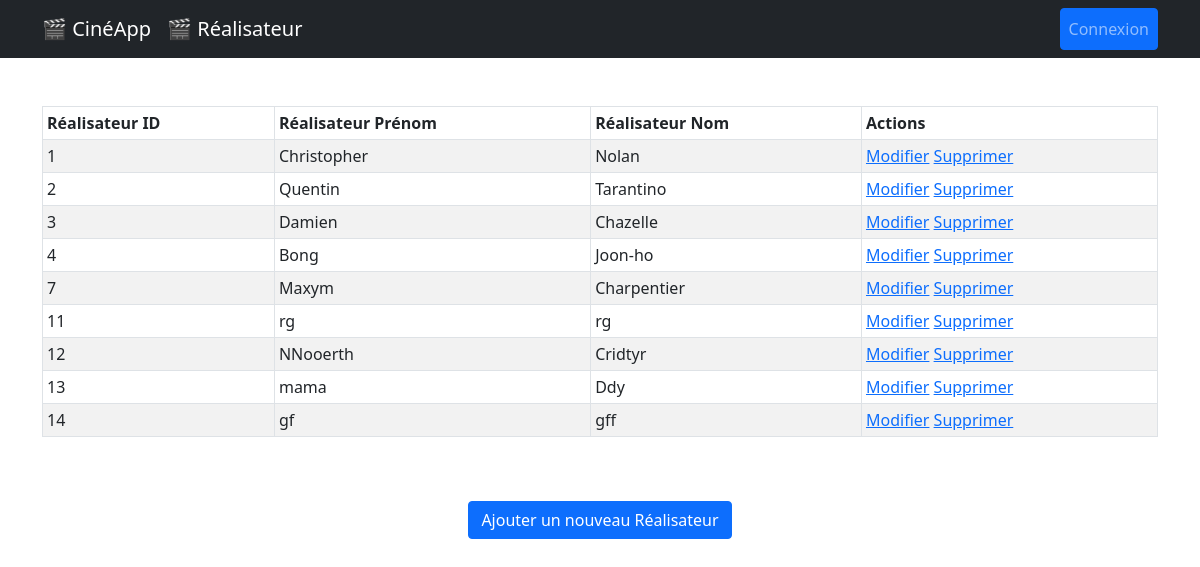
/realisateur/, run on an earlier commit of the app's database.
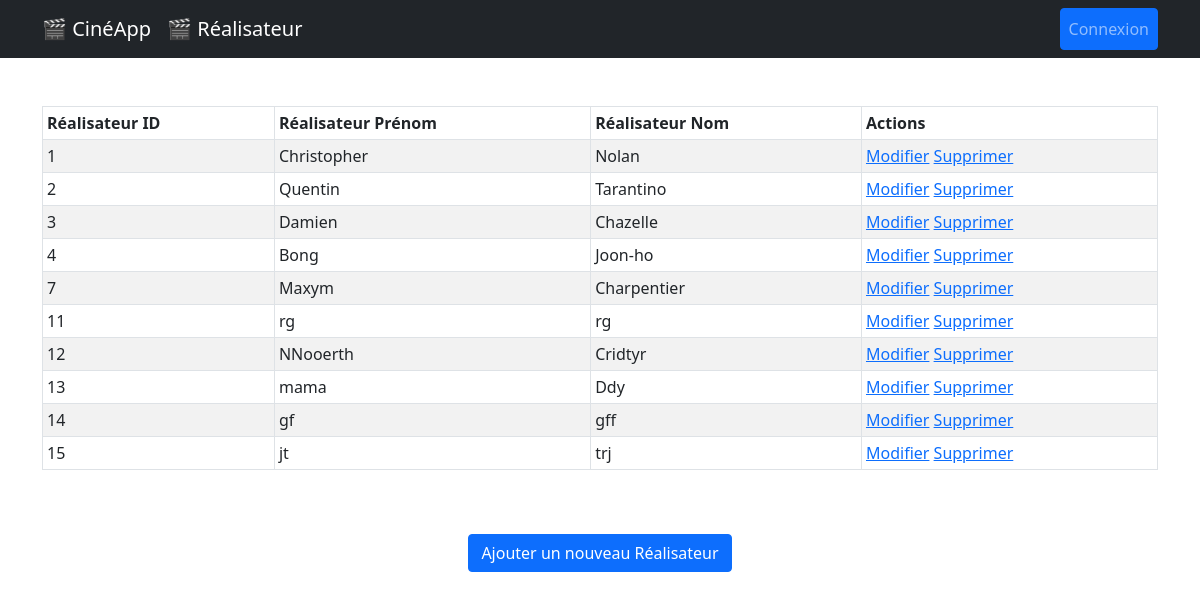
And on a later commit of the database.
### lesFilms/models.py (models this page shows, shortened)
class Realisateur(models.Model):
    nom = models.CharField(max_length=250)
    prenom = models.CharField(max_length=250)

### lesFilms/views.py (the view)
# urls.py: path("realisateur/", views.RealisateurListView.as_view(), name="realisateur_list"),
class RealisateurListView(ListView):
    model = Realisateur
    template_name = (
        "lesFilms/realisateur/realisateur_list.html"  # Nom du template à utiliser
    )
    context_object_name = (
        "realisateurs"  # Nom de la variable à utiliser dans le template
    )

### lesFilms/templates/lesFilms/realisateur/realisateur_list.html (shortened to what this page needs)
{% extends "lesFilms/base.html" %}
{% block content %}
<table class="table table-striped table-bordered table-sm">
  <thead class="thead-dark">
    <tr>
      <th>Réalisateur ID</th>
      <th>Réalisateur Prénom</th>
      <th>Réalisateur Nom</th>
      <th>Actions</th>
    </tr>
  </thead>
  <tbody>
    {% for realisateur in realisateurs %}
    <tr>
      <td>{{ realisateur.id }}</td>
      <td>{{ realisateur.prenom }}</td>
      <td>{{ realisateur.nom }}</td>
      <td>
        <a href="{% url 'realisateur_edit' realisateur.id %}"
          ><span class="glyphicon glyphicon-pencil">Modifier</span></a
        >
        <a
          href="#"
          data-bs-toggle="modal"
          data-bs-target="#deleteModal"
          data-url="{% url 'realisateur_delete' realisateur.id %}"
          class="open-deleteModal"
          >Supprimer</a
        >
      </td>
    </tr>
    {% endfor %}
  </tbody>
</table>
<br />
<br />
<div class="justify-content-center d-flex">
  <a href="{% url 'realisateur_add' %}" class="btn btn-primary"
    >Ajouter un nouveau Réalisateur</a
  >
</div>
{% endblock %}

What changed in the data, as far as the page shows it:
added Realisateur: id "15", prenom "jt", nom "trj"
